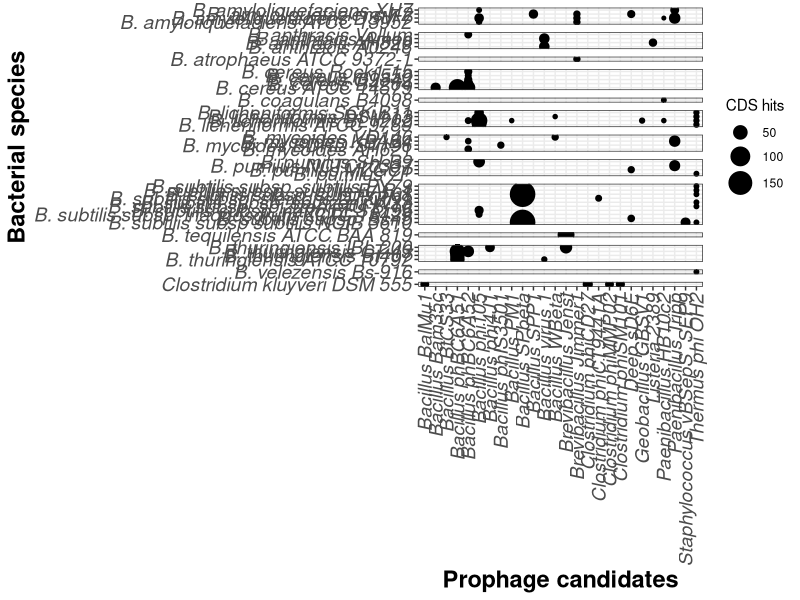

Source code (R): (Note: this script raises an error after producing the figure.)
## ---- chunk 1
knitr::opts_chunk$set(cache=FALSE,  comment= " ")
knitr::write_bib(c(.packages(), "knitr", "rmarkdown", "tidyverse"), "packages.bib")
## ---- chunk 2
library(tidyverse) 
library(magrittr)
library(readxl) 
library(rmarkdown)
library(knitr)
## ---- chunk 3
df <- read_excel("Data/2020-09-13_PHASTER-raw.xlsx")
df %<>% mutate_at(vars(e_value), ~ as.numeric(as.character(.)))
df %<>% mutate_at(vars(species,completeness, genome), ~ as_factor(.))

kable(df[1:5,])
## ---- chunk 4
by_completeness <- df %>%
  filter(hit_number == 1) %>% 
  group_by(species,genome) %>%
  summarise(
    Incomplete = sum(str_count(completeness, "Incomplete")),
    Questionable = sum(str_count(completeness, "Questionable")),
    Intact = sum(str_count(completeness, "Intact"))
  )

#write_tsv(x = by_completeness, path = "Data/completeness_raw-01.tsv")

kable(by_completeness[1:5,])
## ---- chunk 5
by_species_total <- df %>%
  group_by(species, genome) %>%
  summarise("Total prophage proteins" = sum(str_count(blast_hit, "PHAGE")))

#write_tsv(x = by_species_total, path = "Data/total-proteins_raw-01.tsv")

kable(by_species_total[1:5,])
## ---- chunk 6

intact_phages <- df %>%
  filter(completeness %in% c("Intact") & blast_hit %in% str_subset(blast_hit, "^PHAGE")) %>%
  mutate(Candidate = as.factor(str_extract(blast_hit, "[:graph:]+(?=:)")), region = as.factor(region)) %>%
  mutate(Candidate = str_remove(Candidate, "PHAGE_"),
         Candidate = str_replace(Candidate, "_", " "),
         Candidate = str_replace(Candidate, "Bacill", "Bacillus"),
         Candidate = str_replace(Candidate, "Brevib", "Brevibacillus"),
         Candidate = str_replace(Candidate, "Clostr", "Clostridium"),
         Candidate = str_replace(Candidate, "Thermu", "Thermus phi"),
         Candidate = str_replace(Candidate, "Paenib", "Paenibacillus"),
         Candidate = str_replace(Candidate, "Bacillus 1", "Bacillus virus 1"),
         Candidate = str_replace(Candidate, "Lister", "Listeria"),
         Candidate = str_replace(Candidate, "Geobac", "Geobacillus"),
         Candidate = str_replace(Candidate, "Staphy", "Staphylococcus"),
         ) %>%
  mutate(species = str_replace(species,"Bacillus", "B.")) %>% 
  separate(Candidate, c("Candidate", "Phage_NC_ID"), sep = "_NC_") %>%
  mutate(Candidate = str_remove(Candidate, "_")) %>% 
  select(species, score, region, Candidate, Phage_NC_ID) %>% 
  group_by(species, Candidate, region, score, Phage_NC_ID) %>% 
  summarise(
    CDS_hits = length(Candidate)
  ) %>% 
  group_by(species, region) %>% 
  filter(CDS_hits == max(CDS_hits)) %>% 
  mutate(Epithet = as_factor(word(species,2)))


#write_tsv(x = intact_phages, path = "Data/intact-phages_raw-01.tsv")

kable(intact_phages[1:5,])
## ---- chunk 7

intact_phages %>%
  as_tibble() %>%
  mutate(Species = species) %>%
  select(Species, Candidate, CDS_hits, Epithet) %>%
  pivot_wider(names_from = "Candidate", values_from = "CDS_hits", values_fill = 0, values_fn = sum) %>%
  pivot_longer(cols = -c(Species, Epithet), names_to = "Candidates", values_to = "CDS hits") %>%
  filter(`CDS hits` > 0) %>% 
  ggplot(aes(Candidates, Species, size = `CDS hits`)) +
  geom_point() +
  facet_grid(rows = vars(Epithet), scales = "free", space = "free") +
  theme_bw() +
  scale_size_area(max_size = 8) +
  theme(axis.text.x = element_text(angle = 90, vjust = 0.5, hjust = 1, size = 14, face = "italic"),
        axis.text.y = element_text(size = 14, face = "italic"),
        axis.title.x = element_text(size = 17, face = "bold"),
        axis.title.y = element_text(size = 17, face = "bold"),
        strip.background = element_blank(),
        strip.text = element_blank(),
        legend.position = "right"
        ) +
  labs(x = "Prophage candidates",
       y = "Bacterial species"
  ) +
  ggsave("Figs/bubble-plot-02.pdf", width = 12, height = 15)
